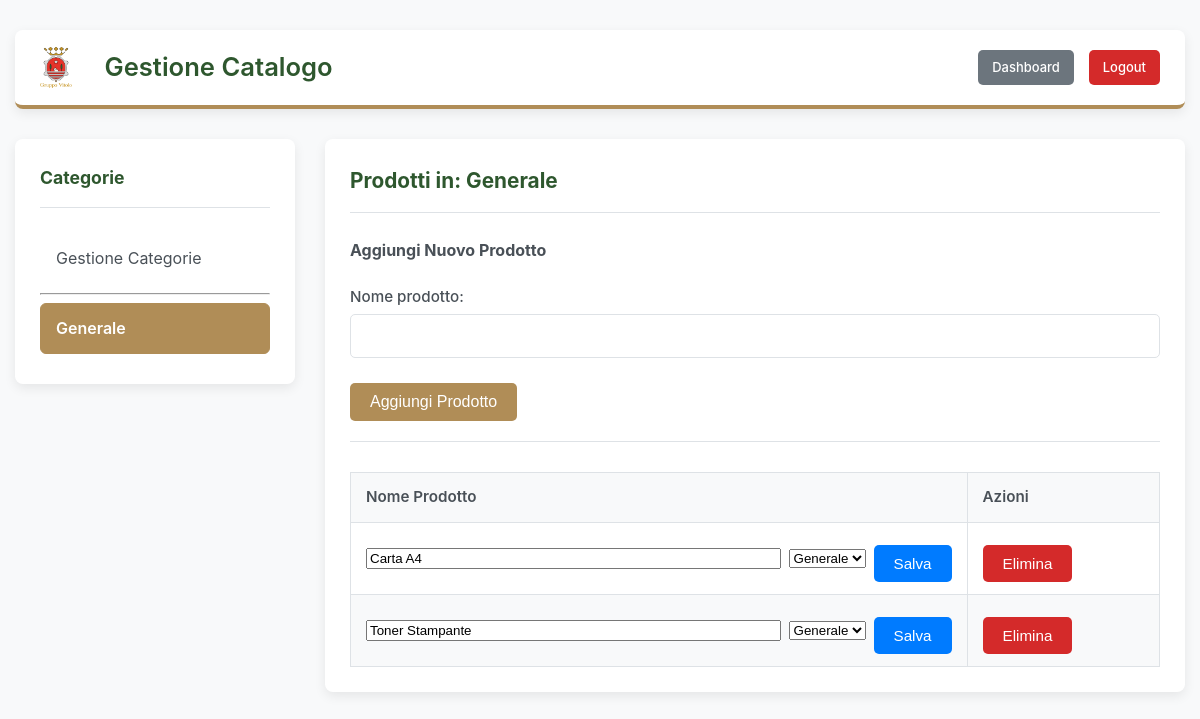
Page /gestioneprodotti.php?categoria_id=1 (signed in) on the committed database.
### tables this page shows
CREATE TABLE IF NOT EXISTS `categorie_prodotti` (
  `id` int(11) NOT NULL AUTO_INCREMENT,
  `nome` varchar(255) NOT NULL,
  PRIMARY KEY (`id`),
  UNIQUE KEY `uq_nome_categoria` (`nome`)
);

CREATE TABLE IF NOT EXISTS `catalogo_prodotti` (
  `id` int(11) NOT NULL AUTO_INCREMENT,
  `nome` varchar(255) NOT NULL,
  `categoria_id` int(11) NOT NULL DEFAULT 1,
  PRIMARY KEY (`id`),
  UNIQUE KEY `uq_nome` (`nome`),
  KEY `idx_categoria` (`categoria_id`),
  CONSTRAINT `catalogo_categoria_fk` FOREIGN KEY (`categoria_id`) REFERENCES `categorie_prodotti` (`id`) ON DELETE RESTRICT ON UPDATE CASCADE
);

### gestioneprodotti.php (the view, shortened to what this page needs)
<?php
require_once __DIR__.'/includes/db_config.php';
$conn = isset($db_port)
    ? new mysqli($db_host, $db_user, $db_pass, $db_name, $db_port)
    : new mysqli($db_host, $db_user, $db_pass, $db_name);
$selected_cat_id = isset($_GET['categoria_id']) ? (int)$_GET['categoria_id'] : null;
$selected_category = null;
$categorie = [];
$res = $conn->query("SELECT id, nome FROM categorie_prodotti ORDER BY nome ASC");
if ($res) {
    while ($row = $res->fetch_assoc()) {
        $categorie[] = $row;
        if ($selected_cat_id && $row['id'] == $selected_cat_id) {
            $selected_category = $row;
        }
    }
}
$prodotti = [];
if ($selected_cat_id) {
    $stmt = $conn->prepare("SELECT id, nome, categoria_id FROM catalogo_prodotti WHERE categoria_id = ? ORDER BY nome ASC");
    $stmt->bind_param('i', $selected_cat_id);
    $stmt->execute();
    $result = $stmt->get_result();
    if ($result) {
        while ($row = $result->fetch_assoc()) {
            $prodotti[] = $row;
        }
    }
}
?>
<!DOCTYPE html>
<html lang="it">
<head>
    <link rel="stylesheet" href="assets/style.css">
</head>
<body>
    <div class="page-container">
        <header class="module-header">
            <div class="header-branding">
                <a href="dashboard.php"><img src="assets/logo.png" alt="Logo" class="logo"></a>
                <div class="header-titles">
                    <h1>Gestione Catalogo</h1>
                </div>
            </div>
            <div class="user-session-controls">
                <a href="dashboard.php" class="nav-link-button">Dashboard</a>
                <a href="logout.php" class="logout-button">Logout</a>
            </div>
        </header>
        <div class="content-grid">
            <aside class="sidebar">
                <div class="panel">
                    <h3 class="panel-header">Categorie</h3>
                    <ul class="category-list">
                        <li><a href="gestioneprodotti.php" class="<?php echo !$selected_cat_id ? 'active' : ''; ?>">Gestione Categorie</a></li>
                        <hr>
                        <?php foreach ($categorie as $cat): ?>
                            <li>
                                <a href="?categoria_id=<?php echo $cat['id']; ?>" class="<?php echo ($selected_cat_id == $cat['id']) ? 'active' : ''; ?>">
                                    <?php echo htmlspecialchars($cat['nome']); ?>
                                </a>
                            </li>
                        <?php endforeach; ?>
                    </ul>
                </div>
            </aside>
            <main class="main-content">
                <div class="panel">
                    <?php if ($selected_cat_id && $selected_category): ?>
                        <h3 class="panel-header">Prodotti in: <?php echo htmlspecialchars($selected_category['nome']); ?></h3>
                        <div style="margin-bottom: 30px; border-bottom: 1px solid var(--border-color); padding-bottom: 20px;">
                            <h4>Aggiungi Nuovo Prodotto</h4>
                            <form method="POST" action="gestioneprodotti.php">
                                <div class="form-group">
                                    <label for="nome_prodotto">Nome prodotto:</label>
                                    <input type="text" id="nome_prodotto" name="nome_prodotto" required>
                                </div>
                                <button type="submit" class="form-action-button">Aggiungi Prodotto</button>
                            </form>
                        </div>
                        <table class="catalogo-table">
                            <thead>
                                <tr><th>Nome Prodotto</th><th>Azioni</th></tr>
                            </thead>
                            <tbody>
                                <?php if (empty($prodotti)): ?>
                                    <tr><td colspan="2" style="text-align:center;">Nessun prodotto in questa categoria.</td></tr>
                                <?php else: ?>
                                    <?php foreach ($prodotti as $p): ?>
                                    <tr>
                                        <td>
                                            <form method="POST" action="gestioneprodotti.php">
                                                <input type="text" name="new_nome_prodotto" value="<?php echo htmlspecialchars($p['nome']); ?>" style="flex-grow: 1;">
                                                <select name="new_categoria_id">
                                                    <?php foreach ($categorie as $cat): ?>
                                                        <option value="<?php echo $cat['id']; ?>" <?php echo $cat['id'] == $p['categoria_id'] ? 'selected' : ''; ?>><?php echo htmlspecialchars($cat['nome']); ?></option>
                                                    <?php endforeach; ?>
                                                </select>
                                                <button type="submit" class="table-button save">Salva</button>
                                            </form>
                                        </td>
                                        <td>
                                            <form method="POST" action="gestioneprodotti.php" onsubmit="return confirm('Sei sicuro di voler eliminare questo prodotto?');">
                                                <button type="submit" class="table-button danger">Elimina</button>
                                            </form>
                                        </td>
                                    </tr>
                                    <?php endforeach; ?>
                                <?php endif; ?>
                            </tbody>
                        </table>
                    <?php endif; ?>
                </div>
            </main>
        </div>
    </div>
</body>
</html>

### assets/style.css (style rules this page uses)
html { box-sizing: border-box; scroll-behavior: smooth; }
*, *:before, *:after { box-sizing: inherit; }
body { background-color: #f8f9fa; color: #495057; font-family: 'Segoe UI', Tahoma, Geneva, Verdana, sans-serif; line-height: 1.6; margin: 0; padding: 0; display: flex; justify-content: center; align-items: flex-start; min-height: 100vh; overflow-y: auto; }
.login-page-container, .page-container { width: 100%; animation: fadeInSlideUp 0.6s ease-out forwards; margin: 25px 0; padding: 0 15px; }
.page-container { max-width: 1200px; }
.header-branding { display: flex; align-items: center; gap: 18px; }
.header-branding .logo { max-height: 50px; display: block; }
.header-titles h1 { font-size: 1.6em; color: #2E572E; margin: 0; font-weight: 600; line-height: 1.2; }
.user-session-controls { text-align: right; font-size: 0.9em; color: #555; display: flex; align-items: center; gap: 15px; }
.user-session-controls .nav-link-button, .user-session-controls .logout-button { padding: 7px 14px; font-size: 0.9em; color: white !important; text-decoration: none; border-radius: 5px; transition: background-color 0.2s ease, transform 0.2s ease; font-weight: 500; white-space: nowrap; }
.user-session-controls .nav-link-button { background-color: #6c757d; }
.user-session-controls .logout-button { background-color: #D42A2A; }
.form-group { margin-bottom: 20px; text-align: left; }
.form-group label { display: block; margin-bottom: 6px; font-weight: 500; color: #495057; font-size:0.95em; }
.form-group input[type="text"], .form-group input[type="password"], .form-group input[type="email"], .form-group input[type="date"], .form-group input[type="number"], .form-group select, .form-group textarea { width: 100%; padding: 10px 12px; border: 1px solid #ced4da; border-radius: 5px; font-size: 1em; font-family: 'Segoe UI', Tahoma, Geneva, Verdana, sans-serif; transition: border-color 0.2s ease, box-shadow 0.2s ease; }
button[type="submit"], .admin-button, .action-button { background-color: #B08D57; color: white; padding: 10px 20px; border: none; border-radius: 5px; cursor: pointer; font-size: 1em; text-decoration: none; display: inline-block; transition: background-color 0.2s ease, transform 0.2s ease, box-shadow 0.2s ease; font-weight: 500; margin-top: 10px; text-align:center; }

### rows in the picture
categorie_prodotti: nome "Generale"
catalogo_prodotti: new_nome_prodotto "Carta A4", new_categoria_id "Generale"
catalogo_prodotti: new_nome_prodotto "Toner Stampante", new_categoria_id "Generale"
